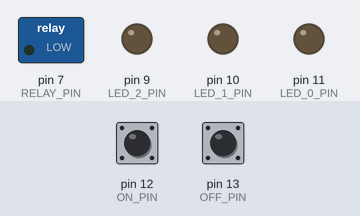
Bench run of a sketch on a simulated Arduino Uno, built with avr-gcc and run on an emulated ATmega328P. Parts: switched loads named in the sketch (green lamp = pin HIGH), output pins drawn as LEDs (lit = HIGH). The inputs (shaded band) are chosen by the test bench; at power-on: pin 12 (ON_PIN) HIGH, pin 13 (OFF_PIN) HIGH.

Above: at 1.2 s.
1.3 s: pin 12 (ON_PIN) pulled LOW for 0.15 s
At 3.3 s:
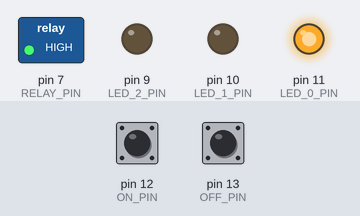
3.9 s: pin 13 (OFF_PIN) pulled LOW for 0.15 s
At 4.5 s:
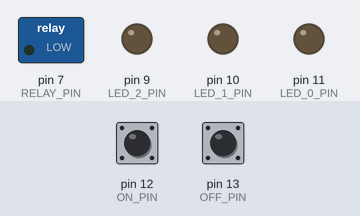
5.5 s: pin 12 (ON_PIN) pulled LOW for 1 s
At 7.0 s:
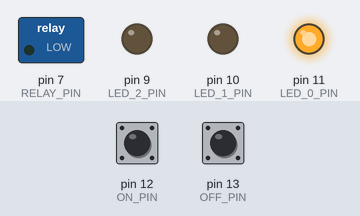
Timing chart, 0 to 9.0 s (numbered marks = the images above; inputs shaded):
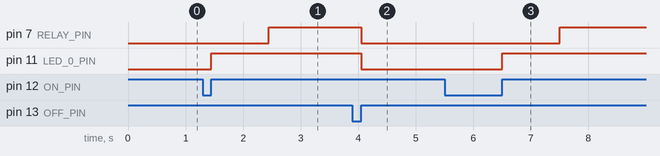

The sketch:

mihini.ino
```cpp
#include "Button.h"
#include "Relay.h"
#include "Delay.h"  // depended on by Relay
#include "Countdown.h"

Button onButton;
Button offButton;
Countdown onCountdown;
Countdown waitCountdown;
Relay relay;

// on and off buttons are two pin, monmentary push buttons, connected
// from pin X to ground. When the button is pressed down,  digitalRead
// will return 0.
int RELAY_PIN = 7;
uint8_t RELAY_OFF = HIGH;
int OFF_PIN = 13;
int ON_PIN = 12;
int LED_0_PIN = 11;  // on if time remaining > 0
int LED_1_PIN = 10;  // on if time remaining > ON_PERIOD_INCREMENT
int LED_2_PIN = 9;  // on if time remainint > 2 * ON_PERIOD_INCREMENT

// unsigned long ON_PERIOD_INCREMENT = 5000; // 5 seconds
unsigned long ON_PERIOD_INCREMENT = 1800000; // 30 minutes
unsigned long ON_PERIOD_MAX = 3 * ON_PERIOD_INCREMENT;
unsigned long WAIT_PERIOD = 1000;  // 2 seconds, time to wait for more button presses
unsigned long onRemaining;

void setup() {
  Serial.begin(9600);
  onRemaining = 0;
  onButton.setup(ON_PIN);
  offButton.setup(OFF_PIN);
  relay.setup(RELAY_PIN, "", 0, RELAY_OFF);
  pinMode(LED_0_PIN, OUTPUT);
  digitalWrite(LED_0_PIN, LOW);
  pinMode(LED_1_PIN, OUTPUT);
  digitalWrite(LED_1_PIN, LOW);
  pinMode(LED_2_PIN, OUTPUT);
  digitalWrite(LED_2_PIN, LOW);
}

void loop() {
  displayOnRemaining(onRemaining);
  if (relay.isOn()){
    onRemaining = onCountdown.remaining();
    if(onRemaining == 0) {
      relay.off();
    } else if (offButton.wasPressed()){
      onRemaining = 0;
      relay.off();
    }
  } else {  // relay is off
    if (onButton.wasPressed()){
      if (onRemaining < ON_PERIOD_MAX){
        onRemaining += ON_PERIOD_INCREMENT;
      }
      waitCountdown.reset(WAIT_PERIOD);
    }
    if (waitCountdown.remaining() == 0 && onRemaining != 0){
      // turn on
      relay.on();
      onCountdown.reset(onRemaining);
    }
  }
}

void displayOnRemaining(unsigned long _remaining){
  if (_remaining > 2 * ON_PERIOD_INCREMENT) {
    digitalWrite(LED_2_PIN, HIGH);
  } else {
    digitalWrite(LED_2_PIN, LOW);
  }
  if (_remaining > ON_PERIOD_INCREMENT) {
    digitalWrite(LED_1_PIN, HIGH);
  } else {
    digitalWrite(LED_1_PIN, LOW);
  }
  if (_remaining > 0) {
    digitalWrite(LED_0_PIN, HIGH);
  } else {
    digitalWrite(LED_0_PIN, LOW);
  }
}
```

Measured:
- after the input at 1.3 s, pin 7 (RELAY_PIN): LOW → HIGH after 1.1 s; pin 11 (LED_0_PIN): LOW → HIGH after 0.15 s
- after the input at 3.9 s, pin 7 (RELAY_PIN), pin 11 (LED_0_PIN): HIGH → LOW after 0.15 s
- after the input at 5.5 s, pin 7 (RELAY_PIN): LOW → HIGH after 2.0 s; pin 11 (LED_0_PIN): LOW → HIGH after 1.0 s
